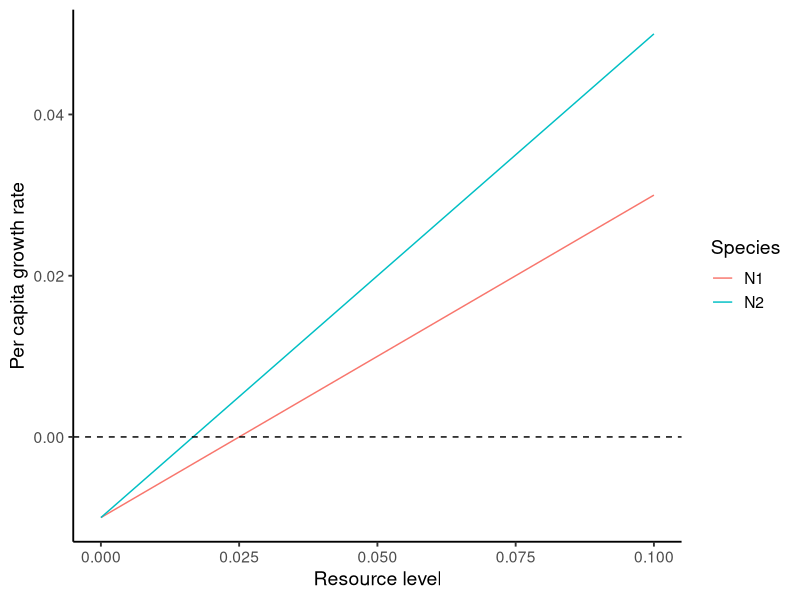
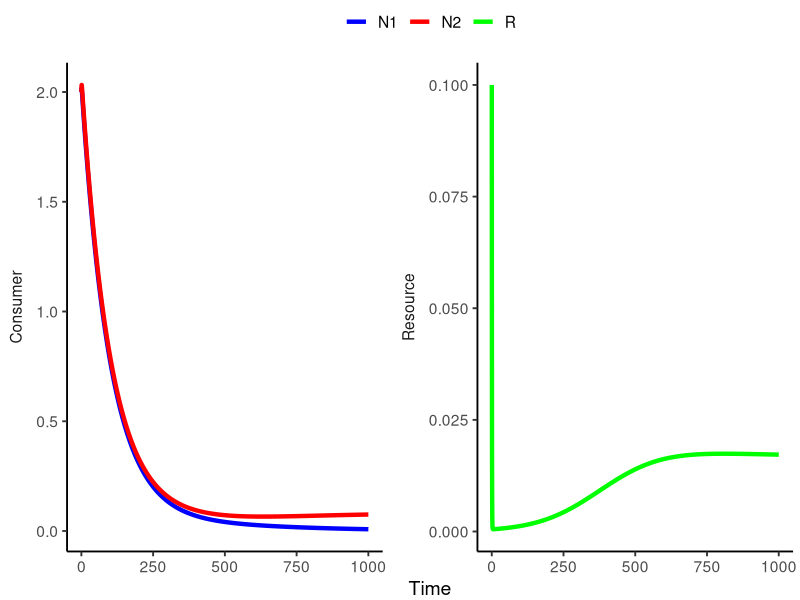
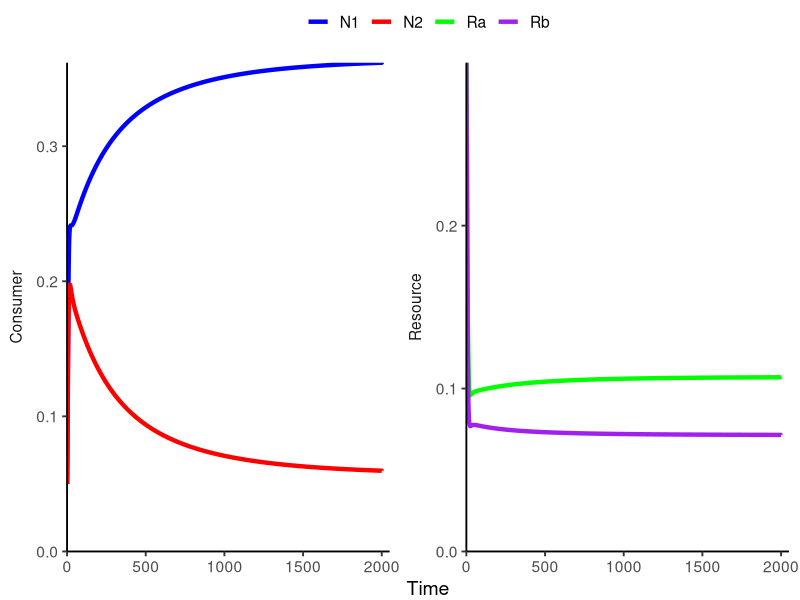
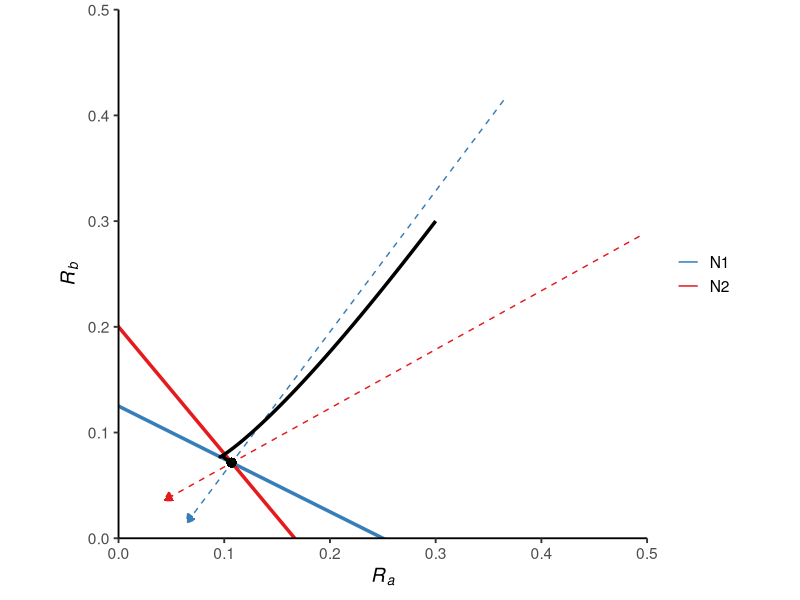
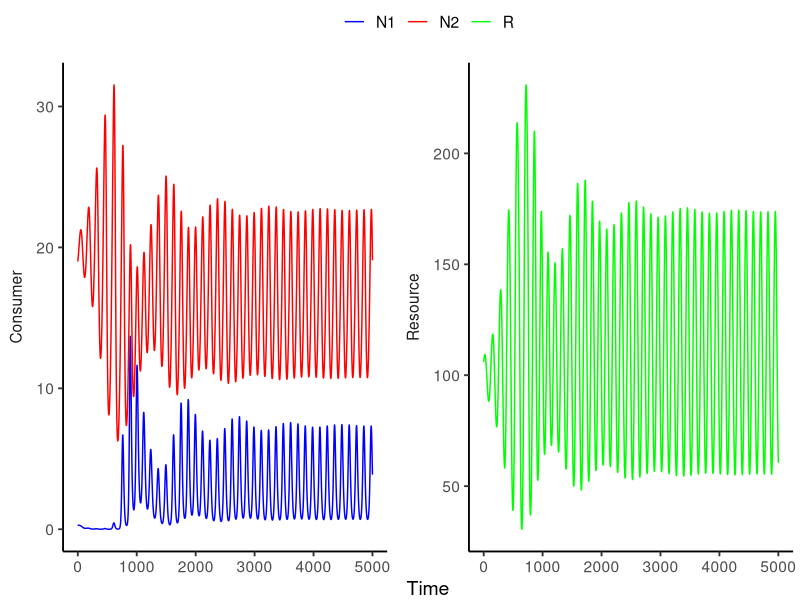

Reproduce these figures in R, in order.
## ---- chunk 1
library(tidyverse)
library(deSolve)

### Parameters
a1 <- 0.4; a2 <- 0.6; e1 <- 1; e2 <- 1; d <- 0.01; S0 <- 0.1

### Resource level vs. consumers' per capita population growth
data.frame(R = seq(0, 0.1, 0.001)) %>%
  mutate(N1 = e1*a1*R-d,
         N2 = e2*a2*R-d) %>%
  gather(key = "Species", value = "Growth", N1:N2) %>%
  ggplot(aes(x = R, y = Growth, color = Species)) +
  geom_line() + 
  geom_hline(yintercept = 0, linetype = "dashed") + 
  labs(x = "Resource level", y = "Per capita growth rate") +
  theme_classic(base_size = 14)

## ---- chunk 2
### Model specification
CR_model_2C_1R <- function(times, state, parms){
  with(as.list(c(state, parms)), {
    dN1_dt = e1*a1*R*N1 - d*N1
    dN2_dt = e2*a2*R*N2 - d*N2
    dR_dt =  d*(S0-R) - a1*R*N1 - a2*R*N2
    return(list(c(dN1_dt, dN2_dt, dR_dt)))
  })
}

### Model parameters
times <- seq(0.1, 1000, by = 0.1)  
state <- c(N1 = 2, N2 = 2, R = 0.1)  
parms <- c(a1 = 0.4, a2 = 0.6, e1 = 1, e2 = 1, d = 0.01, S0 = 0.1)

### Model application
pop_size <- ode(func = CR_model_2C_1R, times = times, y = state, parms = parms)

### Visualize the population dynamics
pop_size %>%
  as.data.frame() %>%
  gather(key = "Species", value = "N", N1:R)  %>%
  mutate(trophic = case_when(Species %in% c("N1", "N2") ~ "Consumer",
                             TRUE ~ "Resource")) %>%
  ggplot(aes(x = time, y = N, color = Species)) + 
  geom_line(size = 1.5) +
  facet_wrap(~ trophic, 
             ncol = 2, 
             scales = "free_y",
             strip.position = "left") +
  theme_classic(base_size = 14) +
  theme(strip.background = element_blank(),
        strip.placement = "outside",
        legend.position = "top",
        legend.title = element_blank(),
        plot.margin = margin(r = 5)) + 
  labs(x = "Time", y = NULL) + 
  scale_color_manual(name = NULL, values = c("blue", "red", "green"))

## ---- chunk 3
### Model specification
CR_model_2C_2R <- function(time, state, parms){
  with(as.list(c(state, parms)), {
    dN1_dt = e1*a1a*Ra*N1 + e1*a1b*Rb*N1 - d*N1
    dN2_dt = e2*a2a*Ra*N2 + e2*a2b*Rb*N2 - d*N2
    dRa_dt = d*(Sa-Ra) - (a1a*N1*Ra) - (a2a*N2*Ra) 
    dRb_dt = d*(Sb-Rb) - (a1b*N1*Rb) - (a2b*N2*Rb)
    return(list(c(dN1_dt, dN2_dt, dRa_dt, dRb_dt)))
  })
}

### Model parameters
times <- seq(0.1, 2000, by = 0.01)
state <- c(N1 = 0.05, N2 = 0.05, Ra = 0.3, Rb = 0.3)
parms <- c(a1a = 0.4, a1b = 0.8, a2a = 0.6, a2b = 0.5, e1 = 1, e2 = 1, d = 0.1, Sa = 0.3, Sb = 0.3)  

### Model application
pop_size <- ode(func = CR_model_2C_2R, times = times, y = state, parms = parms)


### Visualize the population dynamics
pop_size %>%
  as.data.frame() %>%
  gather(key = "Species", value = "N", N1:Rb) %>%
  mutate(trophic = case_when(Species %in% c("N1", "N2") ~ "Consumer",
                             TRUE ~ "Resource")) %>%
  ggplot(aes(x = time, y = N, color = Species)) + 
  geom_line(size = 1.5) +
  facet_wrap(~ trophic, 
             ncol = 2, 
             scales = "free_y",
             strip.position = "left") +
  theme_classic(base_size = 14) +
  theme(strip.background = element_blank(),
        strip.placement = "outside",
        legend.position = "top",
        legend.title = element_blank(),
        plot.margin = margin(r = 8)) + 
  labs(x = "Time", y = NULL) +
  scale_x_continuous(limits = c(0, 2050), expand = c(0, 0)) +
  scale_y_continuous(limits = c(0, NA), expand = c(0, 0)) +
  scale_color_manual(name = NULL, values = c("blue", "red", "green", "purple"))
## ---- chunk 4
### Parameters
a1a <- 0.4; a1b <- 0.8; a2a <- 0.6; a2b <- 0.5; e1 <- 1; e2 <- 1; d <- 0.1

### Slopes and intercepts of the ZNGI's
ZNGI_slope_N1 <- -a1a/a1b
ZNGI_intercept_N1 <- d/(e1*a1b)  
ZNGI_slope_N2 <- -a2a/a2b
ZNGI_intercept_N2 <- d/(e2*a2b)

### Consumption vectors
eqilibrium_Ra <- (d/e1)*((a1b-a2b)/(a2a*a1b-a2b*a1a))
eqilibrium_Rb <- (d/e2)*((a1a-a2a)/(a2b*a1a-a2a*a1b))

convec_df <- data.frame(x = c(eqilibrium_Ra + 6*a1a*eqilibrium_Ra, 
                              eqilibrium_Ra + 6*a2a*eqilibrium_Ra),
                        y = c(eqilibrium_Rb + 6*a1b*eqilibrium_Rb, 
                              eqilibrium_Rb + 6*a2b*eqilibrium_Rb),
                        xend = c(eqilibrium_Ra - a1a*eqilibrium_Ra, 
                              eqilibrium_Ra - a2a*eqilibrium_Ra),
                        yend = c(eqilibrium_Rb - a1b*eqilibrium_Rb, 
                              eqilibrium_Rb - a2b*eqilibrium_Rb),
                        species = c("N1", "N2"))

### Phase diagram
ggplot() + 
  geom_abline(slope = ZNGI_slope_N1, intercept = ZNGI_intercept_N1, color = "#377EB8", size = 1.2) + 
  geom_abline(slope = ZNGI_slope_N2, intercept = ZNGI_intercept_N2, color = "#E41A1C", size = 1.2) + 
  geom_segment(data = convec_df, aes(x = x, y = y, xend = xend, yend = yend, color = species), linetype = "blank") + 
  geom_segment(data = convec_df, aes(x = x, y = y, xend = xend, yend = yend, color = species), size = 0.5, linetype = "dashed", arrow = arrow(type = "closed", length = unit(0.1, "inches")), show.legend = F) +
  geom_path(data = as.data.frame(pop_size), aes(x = Ra, y = Rb), size = 1.2) +
  geom_point(data = as.data.frame(pop_size), aes(x = last(Ra), y = last(Rb)), size = 2.5) +
  theme_classic(base_size = 14) +
  labs(x = expression(italic(R[a])), y = expression(italic(R[b]))) +
  scale_x_continuous(limits = c(0, 0.5), expand = c(0, 0)) +
  scale_y_continuous(limits = c(0, 0.5), expand = c(0, 0)) +
  scale_color_brewer(name = NULL, palette = "Set1", direction = -1,
                     guide = guide_legend(override.aes = list(
                       linetype = "solid", size = 1.2))) +
  coord_fixed(ratio = 1)

## ---- chunk 5
### Model specification
CR_model_nonlinear <- function(times, state, parms){
  with(as.list(c(state, parms)), {
         dN1_dt = e1*a1*R*N1 - d1*N1
         dN2_dt = e2*(a2*R/(k2+R))*N2 - d2*N2
         dR_dt =  r*R*(1-(R/K)) - a1*R*N1 - ((a2*R)/(k2+R))*N2
         return(list(c(dN1_dt, dN2_dt, dR_dt)))
       })
}

### Model parameters
times <- seq(0, 5000, by = 0.1)  
state <- c(N1 = 0.3, N2 = 19, R = 106) 
parms <- c(a1 = 0.003, a2 = 0.5, k2 = 50, e1 = 0.33, e2 = 0.3, d1 = 0.11, d2 = 0.1, r = 0.1, K = 300)

### Model application
pop_size <- ode(func = CR_model_nonlinear, times = times, y = state, parms = parms)

### Visualize the population dynamics
pop_size %>%
  as.data.frame() %>%
  gather(key = "Species", value = "N", N1:R) %>%
  mutate(trophic = case_when(Species %in% c("N1", "N2") ~ "Consumer",
                             TRUE ~ "Resource")) %>%
  ggplot(aes(x = time, y = N, color = Species)) + 
  geom_line() +
  facet_wrap(~ trophic, 
             ncol = 2, 
             scales = "free_y",
             strip.position = "left") +
  theme_classic(base_size = 14) +
  theme(strip.background = element_blank(),
        strip.placement = "outside",
        legend.position = "top",
        legend.title = element_blank(),
        plot.margin = margin(r = 5)) + 
  labs(x = "Time", y = NULL) +
  scale_color_manual(name = NULL, values = c("blue", "red", "green"))
